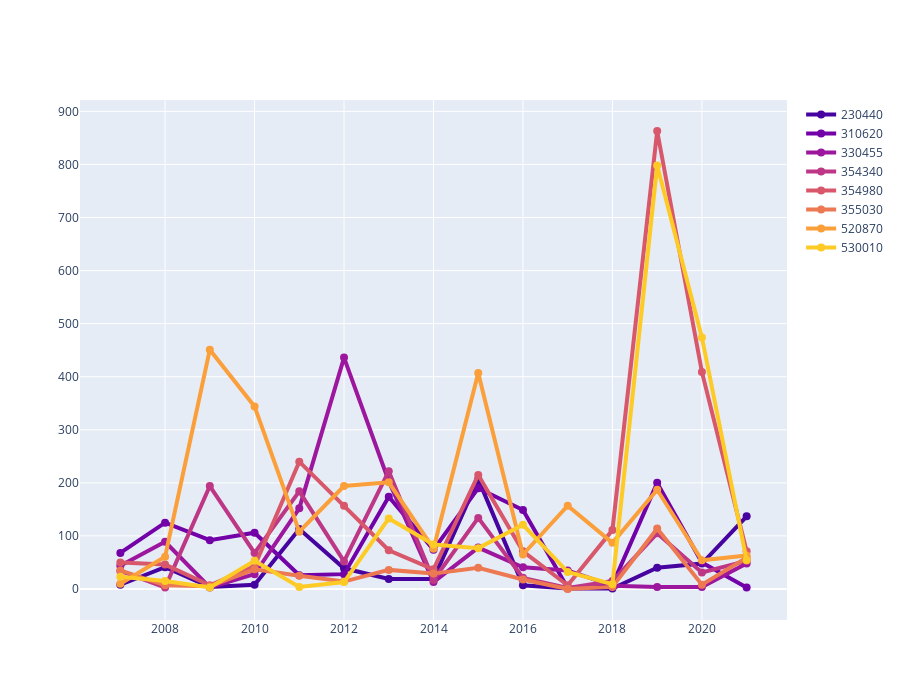

The cell this chart's notebook holds for it:
### Code cell
#extract color palette, the palette can be changed
pal = list(sns.color_palette(palette='plasma', n_colors=len(muns)).as_hex())

fig = go.Figure()
for d,p in zip(muns, pal):
    fig.add_trace(go.Scatter(x = df_res[df_res['ID_MUNICIP']==d]['YEAR'],
                             y = df_res[df_res['ID_MUNICIP']==d]['TESTS'],
                             name = d,
                             line_color = p, 
                             line_width = 4,
                             marker_size = 8,
                             fill=None))   #tozeroy 
    fig.update_layout(width = 900, height = 700)

fig.show()

### Figure 1 — Plotly figure (JSON) as saved in the notebook; plotly's stock layout.template omitted (floating-point values rounded to 4 significant figures)
{"data": [{"line": {"color": "#46039f", "width": 4}, "marker": {"size": 8}, "name": "230440", "type": "scatter", "x": [2007, 2008, 2009, 2010, 2011, 2012, 2013, 2014, 2015, 2016, 2017, 2018, 2019, 2020, 2021], "y": [8, 41, 4, 8, 113, 39, 19, 19, 207, 7, 1, 1, 40, 48, 137]}, {"line": {"color": "#7201a8", "width": 4}, "marker": {"size": 8}, "name": "310620", "type": "scatter", "x": [2007, 2008, 2009, 2010, 2011, 2012, 2013, 2014, 2015, 2016, 2017, 2018, 2019, 2020, 2021], "y": [68, 125, 92, 106, 26, 28, 174, 74, 190, 149, 2, 8, 200, 50, 3]}, {"line": {"color": "#9c179e", "width": 4}, "marker": {"size": 8}, "name": "330455", "type": "scatter", "x": [2007, 2008, 2009, 2010, 2011, 2012, 2013, 2014, 2015, 2016, 2017, 2018, 2019, 2020, 2021], "y": [44, 89, 3, 28, 152, 436, 203, 13, 78, 41, 35, 6, 4, 4, 48]}, {"line": {"color": "#bd3786", "width": 4}, "marker": {"size": 8}, "name": "354340", "type": "scatter", "x": [2007, 2008, 2009, 2010, 2011, 2012, 2013, 2014, 2015, 2016, 2017, 2018, 2019, 2020, 2021], "y": [34, 3, 194, 68, 184, 52, 222, 17, 134, 21, 2, 15, 105, 31, 53]}, {"line": {"color": "#d8576b", "width": 4}, "marker": {"size": 8}, "name": "354980", "type": "scatter", "x": [2007, 2008, 2009, 2010, 2011, 2012, 2013, 2014, 2015, 2016, 2017, 2018, 2019, 2020, 2021], "y": [50, 46, 7, 43, 240, 157, 73, 37, 215, 71, 7, 111, 863, 409, 71]}, {"line": {"color": "#ed7953", "width": 4}, "marker": {"size": 8}, "name": "355030", "type": "scatter", "x": [2007, 2008, 2009, 2010, 2011, 2012, 2013, 2014, 2015, 2016, 2017, 2018, 2019, 2020, 2021], "y": [35, 7, 5, 37, 25, 14, 36, 29, 40, 18, 0, 4, 114, 8, 59]}, {"line": {"color": "#fb9f3a", "width": 4}, "marker": {"size": 8}, "name": "520870", "type": "scatter", "x": [2007, 2008, 2009, 2010, 2011, 2012, 2013, 2014, 2015, 2016, 2017, 2018, 2019, 2020, 2021], "y": [10, 61, 451, 344, 108, 194, 201, 76, 407, 65, 157, 87, 187, 54, 63]}, {"line": {"color": "#fdca26", "width": 4}, "marker": {"size": 8}, "name": "530010", "type": "scatter", "x": [2007, 2008, 2009, 2010, 2011, 2012, 2013, 2014, 2015, 2016, 2017, 2018, 2019, 2020, 2021], "y": [23, 15, 3, 53, 4, 13, 133, 84, 77, 121, 32, 9, 798, 474, 54]}], "layout": {"height": 700, "width": 900}}
